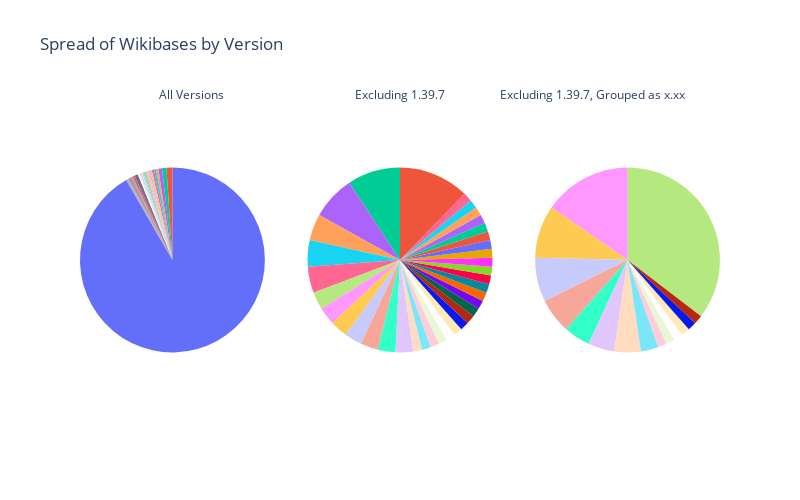

This figure's notebook cell:
### Code cell
from plotly.subplots import make_subplots

# Extract the version information from item_map
version_counts = {}
for key, value in item_map.items():
    version = value.get('version', ['unknown'])[0]
    if version not in version_counts:
        version_counts[version] = 0
    version_counts[version] += 1

# Prepare data for the pie charts
versions = list(version_counts.keys())
counts = list(version_counts.values())

# Filter out the most common version (for example, '1.39.7')
filtered_version_counts = {k: v for k, v in version_counts.items() if k != '1.39.7'}
filtered_versions = list(filtered_version_counts.keys())
filtered_counts = list(filtered_version_counts.values())

# Group versions by the first two parts for both filtered and unfiltered data
grouped_version_counts = {}
for version, count in version_counts.items():
    grouped_version = '.'.join(version.split('.')[:2])
    if grouped_version not in grouped_version_counts:
        grouped_version_counts[grouped_version] = 0
    grouped_version_counts[grouped_version] += count

grouped_version_counts_filtered = {}
for version, count in filtered_version_counts.items():
    grouped_version = '.'.join(version.split('.')[:2])
    if grouped_version not in grouped_version_counts_filtered:
        grouped_version_counts_filtered[grouped_version] = 0
    grouped_version_counts_filtered[grouped_version] += count

grouped_versions = list(grouped_version_counts.keys())
grouped_counts = list(grouped_version_counts.values())
grouped_versions_filtered = list(grouped_version_counts_filtered.keys())
grouped_counts_filtered = list(grouped_version_counts_filtered.values())

# Create subplots
fig = make_subplots(rows=1, cols=3, specs=[[{'type': 'domain'}, {'type': 'domain'}, {'type': 'domain'}]])

# Add the first pie chart
fig.add_trace(go.Pie(labels=versions, values=counts, name="All Versions", showlegend=False, textinfo='none'), 1, 1)

# Add the second pie chart
fig.add_trace(go.Pie(labels=filtered_versions, values=filtered_counts, name="Excluding 1.39.7", showlegend=False, textinfo='none'), 1, 2)

# Add the third pie chart
fig.add_trace(go.Pie(labels=grouped_versions, values=grouped_counts_filtered, name="Grouped Versions", showlegend=False, textinfo='none'), 1, 3)

# Update layout
fig.update_layout(
    title_text="Spread of Wikibases by Version",
    height=500,
    width=800,
    annotations=[dict(text='All Versions', x=0.12, y=1.05, font_size=12, showarrow=False),
                 dict(text='Excluding 1.39.7', x=0.5, y=1.05, font_size=12, showarrow=False),
                 dict(text='Excluding 1.39.7, Grouped as x.xx', x=0.95, y=1.05, font_size=12, showarrow=False)]
)

fig.show()
fig.write_html("wikibase_pie_versions.html", include_plotlyjs='cdn')

### Figure 1 — Plotly figure (JSON) as saved in the notebook; plotly's stock layout.template omitted (floating-point values rounded to 4 significant figures)
{"data": [{"domain": {"x": [0, 0.2889], "y": [0, 1]}, "labels": ["1.44.0-wmf.16", "1.39.7", "1.39.1", "1.39.4", "1.39.11", "1.37.0-alpha", "1.39.10", "1.42.4", "1.35.2", "1.44.0-wmf.15", "1.39.5", "1.35.1", "1.42.1", "1.32.5", "1.27.0-rc.1", "1.28.2", "1.35.3", "1.38.5", "1.35.7", "1.43.0-wmf.7", "1.39.3", "1.36.1", "1.43.0", "1.34.2", "1.34.1", "1.41.1", "1.33.0", "1.41.4", "1.40.1", "1.35.5", "1.39.6", "1.39.2", "1.34.4", "1.40.0-wmf.26", "1.41.0", "1.42.3", "1.35.4"], "name": "All Versions", "showlegend": false, "textinfo": "none", "type": "pie", "values": [2, 712, 5, 3, 8, 1, 2, 1, 3, 1, 2, 2, 3, 1, 1, 1, 1, 6, 1, 1, 1, 1, 2, 1, 1, 2, 1, 1, 1, 2, 1, 1, 1, 1, 1, 1, 1]}, {"domain": {"x": [0.3556, 0.6444], "y": [0, 1]}, "labels": ["1.44.0-wmf.16", "1.39.1", "1.39.4", "1.39.11", "1.37.0-alpha", "1.39.10", "1.42.4", "1.35.2", "1.44.0-wmf.15", "1.39.5", "1.35.1", "1.42.1", "1.32.5", "1.27.0-rc.1", "1.28.2", "1.35.3", "1.38.5", "1.35.7", "1.43.0-wmf.7", "1.39.3", "1.36.1", "1.43.0", "1.34.2", "1.34.1", "1.41.1", "1.33.0", "1.41.4", "1.40.1", "1.35.5", "1.39.6", "1.39.2", "1.34.4", "1.40.0-wmf.26", "1.41.0", "1.42.3", "1.35.4"], "name": "Excluding 1.39.7", "showlegend": false, "textinfo": "none", "type": "pie", "values": [2, 5, 3, 8, 1, 2, 1, 3, 1, 2, 2, 3, 1, 1, 1, 1, 6, 1, 1, 1, 1, 2, 1, 1, 2, 1, 1, 1, 2, 1, 1, 1, 1, 1, 1, 1]}, {"domain": {"x": [0.7111, 1], "y": [0, 1]}, "labels": ["1.44", "1.39", "1.37", "1.42", "1.35", "1.32", "1.27", "1.28", "1.38", "1.43", "1.36", "1.34", "1.41", "1.33", "1.40"], "name": "Grouped Versions", "showlegend": false, "textinfo": "none", "type": "pie", "values": [3, 23, 1, 5, 10, 1, 1, 1, 6, 3, 1, 3, 4, 1, 2]}], "layout": {"annotations": [{"font": {"size": 12}, "showarrow": false, "text": "All Versions", "x": 0.12, "y": 1.05}, {"font": {"size": 12}, "showarrow": false, "text": "Excluding 1.39.7", "x": 0.5, "y": 1.05}, {"font": {"size": 12}, "showarrow": false, "text": "Excluding 1.39.7, Grouped as x.xx", "x": 0.95, "y": 1.05}], "height": 500, "title": {"text": "Spread of Wikibases by Version"}, "width": 800}}
